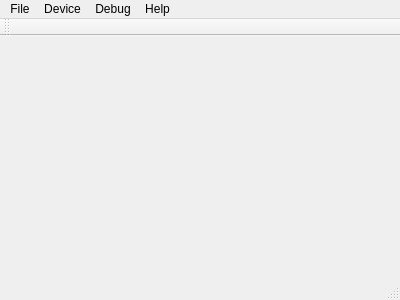
<?xml version="1.0" encoding="UTF-8"?>
<ui version="4.0">
 <class>MainWindow</class>
 <widget class="QMainWindow" name="MainWindow">
  <property name="geometry">
   <rect>
    <x>0</x>
    <y>0</y>
    <width>400</width>
    <height>300</height>
   </rect>
  </property>
  <property name="windowTitle">
   <string>MainWindow</string>
  </property>
  <widget class="QWidget" name="centralWidget"/>
  <widget class="QMenuBar" name="menuBar">
   <property name="geometry">
    <rect>
     <x>0</x>
     <y>0</y>
     <width>400</width>
     <height>20</height>
    </rect>
   </property>
   <widget class="QMenu" name="menuFile">
    <property name="title">
     <string>File</string>
    </property>
    <addaction name="actionExit"/>
   </widget>
   <widget class="QMenu" name="menuDevice">
    <property name="title">
     <string>Device</string>
    </property>
    <addaction name="actionSync"/>
    <addaction name="actionForce_Sync"/>
   </widget>
   <widget class="QMenu" name="menuDebug">
    <property name="title">
     <string>Debug</string>
    </property>
    <addaction name="actionLog"/>
   </widget>
   <widget class="QMenu" name="menuHelp">
    <property name="title">
     <string>Help</string>
    </property>
    <addaction name="actionAbout"/>
   </widget>
   <addaction name="menuFile"/>
   <addaction name="menuDevice"/>
   <addaction name="menuDebug"/>
   <addaction name="menuHelp"/>
  </widget>
  <widget class="QToolBar" name="mainToolBar">
   <attribute name="toolBarArea">
    <enum>TopToolBarArea</enum>
   </attribute>
   <attribute name="toolBarBreak">
    <bool>false</bool>
   </attribute>
  </widget>
  <widget class="QStatusBar" name="statusBar"/>
  <action name="actionExit">
   <property name="text">
    <string>Exit</string>
   </property>
  </action>
  <action name="actionSync">
   <property name="text">
    <string>Sync</string>
   </property>
  </action>
  <action name="actionForce_Sync">
   <property name="text">
    <string>Force Sync</string>
   </property>
  </action>
  <action name="actionLog">
   <property name="text">
    <string>Log</string>
   </property>
  </action>
  <action name="actionAbout">
   <property name="text">
    <string>About</string>
   </property>
  </action>
 </widget>
 <layoutdefault spacing="6" margin="11"/>
 <resources/>
 <connections/>
</ui>
